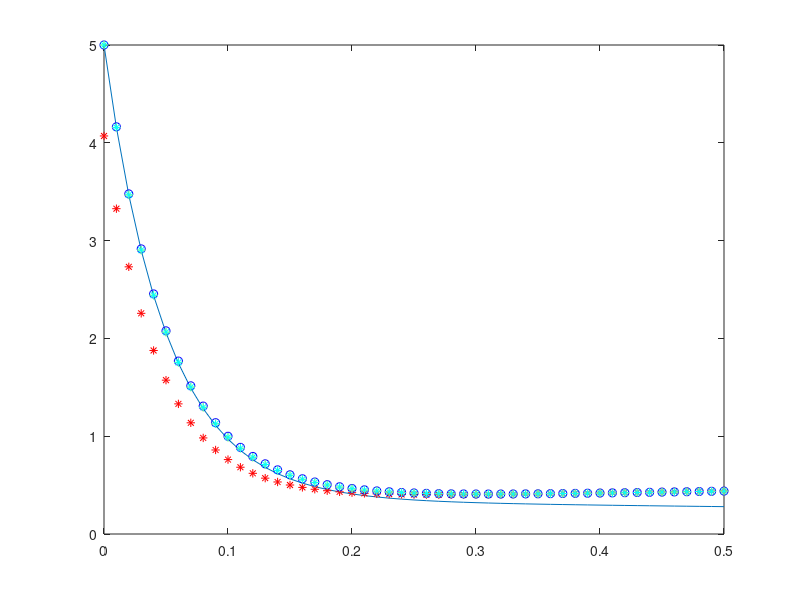

Write the MATLAB code that produced this figure.
f = @(y,t)-20*y + 7*exp(0.5*t);
y0 = 5;
t0 = 0; t1 = 0.5;
h = 0.01;
%chinh xac
y_chinhxac = @(t)5*exp(-20*t)+(7/19.5)*(exp(-0.5*t)-exp(-20*t));
X = t0:h:t1;
Y_cx = feval(y_chinhxac,X);
plot(X,Y_cx); hold on;
%Euler thu?n
for t=t0:h:t1
    Y = y0 + h*feval(f,y0,t);
    plot(t,Y,'r*'); hold on;
    y0 = Y;
end

y0 = 5;

%runge kutta b?c 2
for t=t0:h:t1
    k1 = h*feval(f,y0,t);
    k2 = h*feval(f,y0+k1,t+h);
    Y = y0 +0.5*(k1 + k2);
    plot(t,y0,'bo'); hold on;
    y0 = Y;
end

y0 = 5;
%runge kutta b?c 3
for t=t0:h:t1
    k1 = h*feval(f,y0,t);
    k2 = h*feval(f,y0 +1/2*k1,t+1/2*h);
    k3 = h*feval(f,y0 -k1+2*k2,t+h);
    Y = y0 +1/6*(k1 +4*k2+k3);
    plot(t,y0,'y+'); hold on;
    y0=Y;
end

%runge kutta b?c 4
y0=5;
for t=t0:h:t1
    k1 = h*feval(f,y0,t);
    k2 = h*feval(f,y0+1/2*k1,t+1/2*h);
    k3 = h*feval(f,y0 +1/2*k2,t+1/2*h);
    k4 = h*feval(f,y0 +k3,t+h);
    Y = y0 + 1/6*(k1+2*k2+2*k3+k4);
    plot(t,y0,'c*'); hold on;
    y0=Y;
   
end


